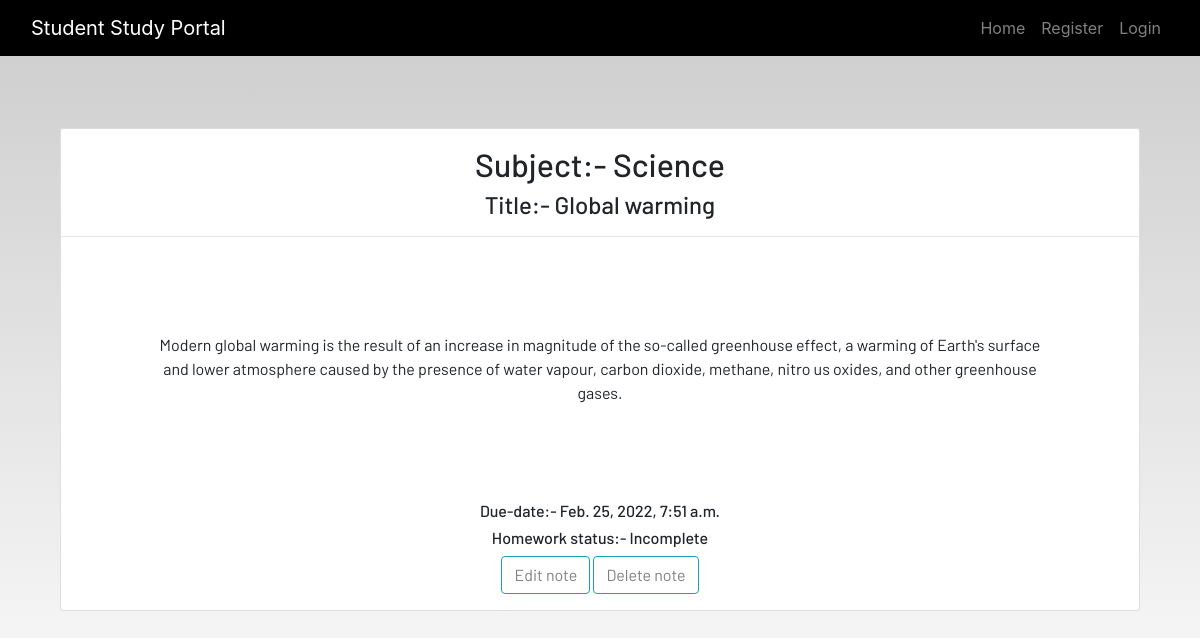
/homework_detail/1, run on an earlier commit of the app's database.
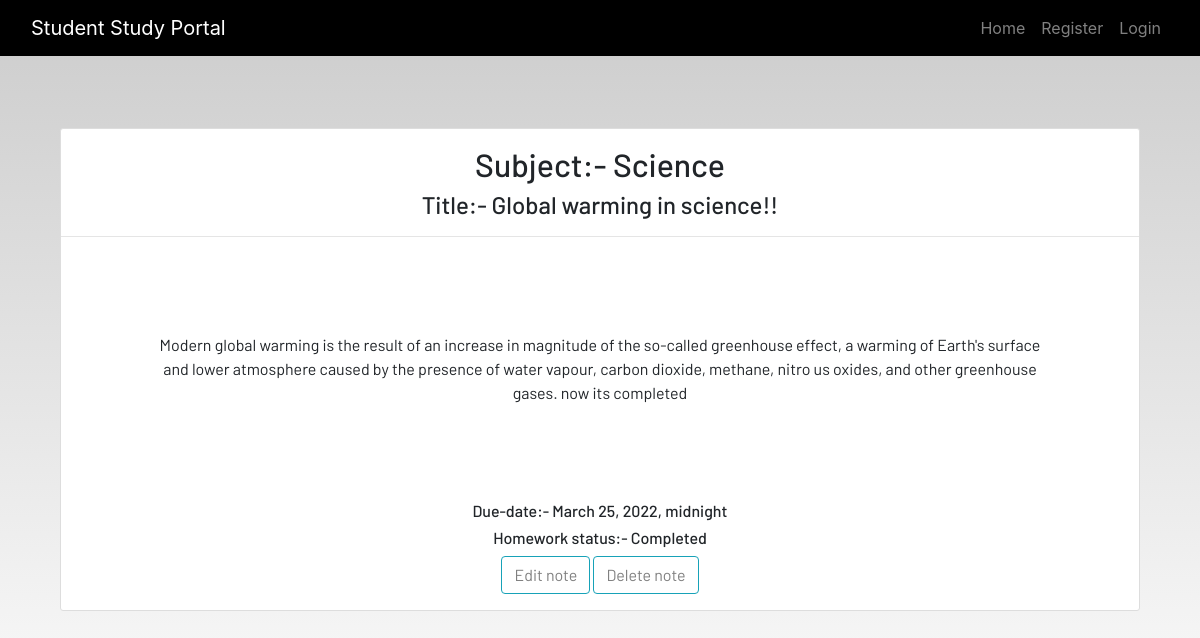
And on a later commit of the database.
### dashboard/models.py (models this page shows, shortened)
class Homework(models.Model):
    user = models.ForeignKey(User, on_delete=models.CASCADE)
    subject = models.ForeignKey(Subject, on_delete=models.CASCADE)
    title = models.CharField(max_length=100)
    description = models.TextField()
    due_date = models.DateTimeField()
    status_choice = (
        ("Incomplete","Incomplete"),("Completed","Completed")
        )
    status = models.CharField(max_length=20,choices=status_choice,default='Incomplete')

class Subject(models.Model):
    subject = models.CharField(max_length=50)
    def __str__(self):
        return f"{self.subject}"

### dashboard/views.py (the view, shortened to what this page needs)
# urls.py: path('homework_detail/<int:pk>', views.HomeworkDetailView.as_view(), name = "homework_detail"),
class HomeworkDetailView(SuccessMessageMixin,DetailView):
    model =  Homework
    template_name = 'dashboard/homework_detail.html'

### dashboard/templates/dashboard/homework_detail.html
{% extends 'dashboard/base.html' %}
{% load static %}
{% block content %}
<section class='text-center container'>
    <div class="container">
        <div class="content-section p-0 mt-5">
            <div class="m-3">
                <h2>Subject:- {{homework.subject}}</h2>
                <h4>Title:- {{homework.title}}</h4>
            </div>
            <hr class="p-0 m-0">
            <p class="description m-5 p-5">
            {{homework.description}}
            </p>
            <h6>Due-date:- {{homework.due_date}}</h6>
            <h6>Homework status:- {{homework.status}}</h6>
            <div class="form-group">
            <button href = "" class="btn btn-outline-info" type="submit" >
                <a href = "{% url 'update_homework' homework.id %}" style="color:grey;"> Edit note </a>
            </button>
            <button href = "" class="btn btn-outline-info" type="submit">
             <a href="{% url 'delete_homework' homework.id %}" style="color:grey;"> Delete note </a>
            </button>
        </div>
        </div>
    </div>
</section>
{% endblock content %}

What changed in the data, as far as the page shows it:
changed Homework "Science": title "Global warming" → "Global warming in science!!"; description "…and other greenhouse gases." → "…and other greenhouse gases. now its completed"; due_date "Feb. 25, 2022, 7:51 a.m." → "March 25, 2022, midnight"; status "Incomplete" → "Completed"
